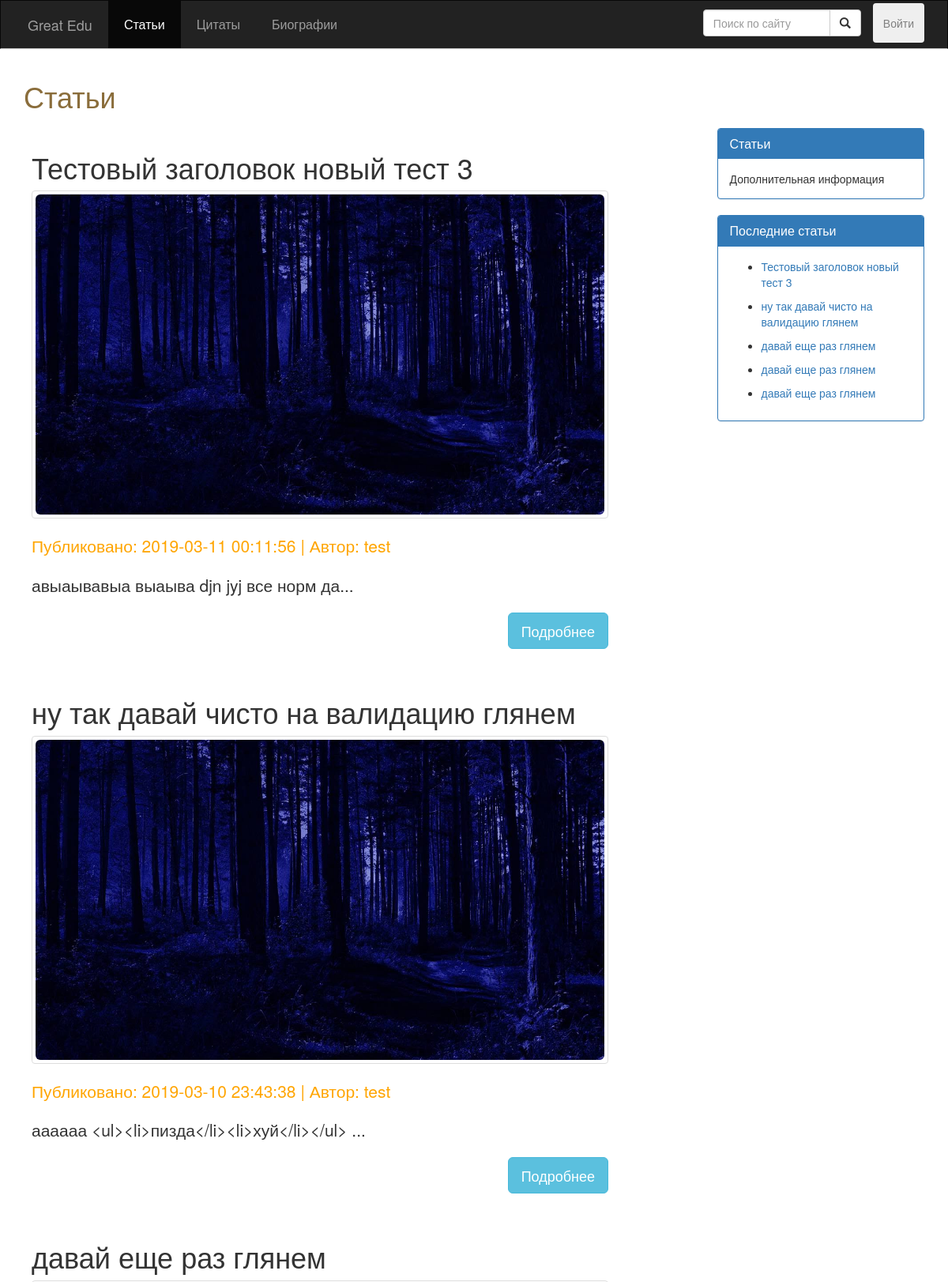
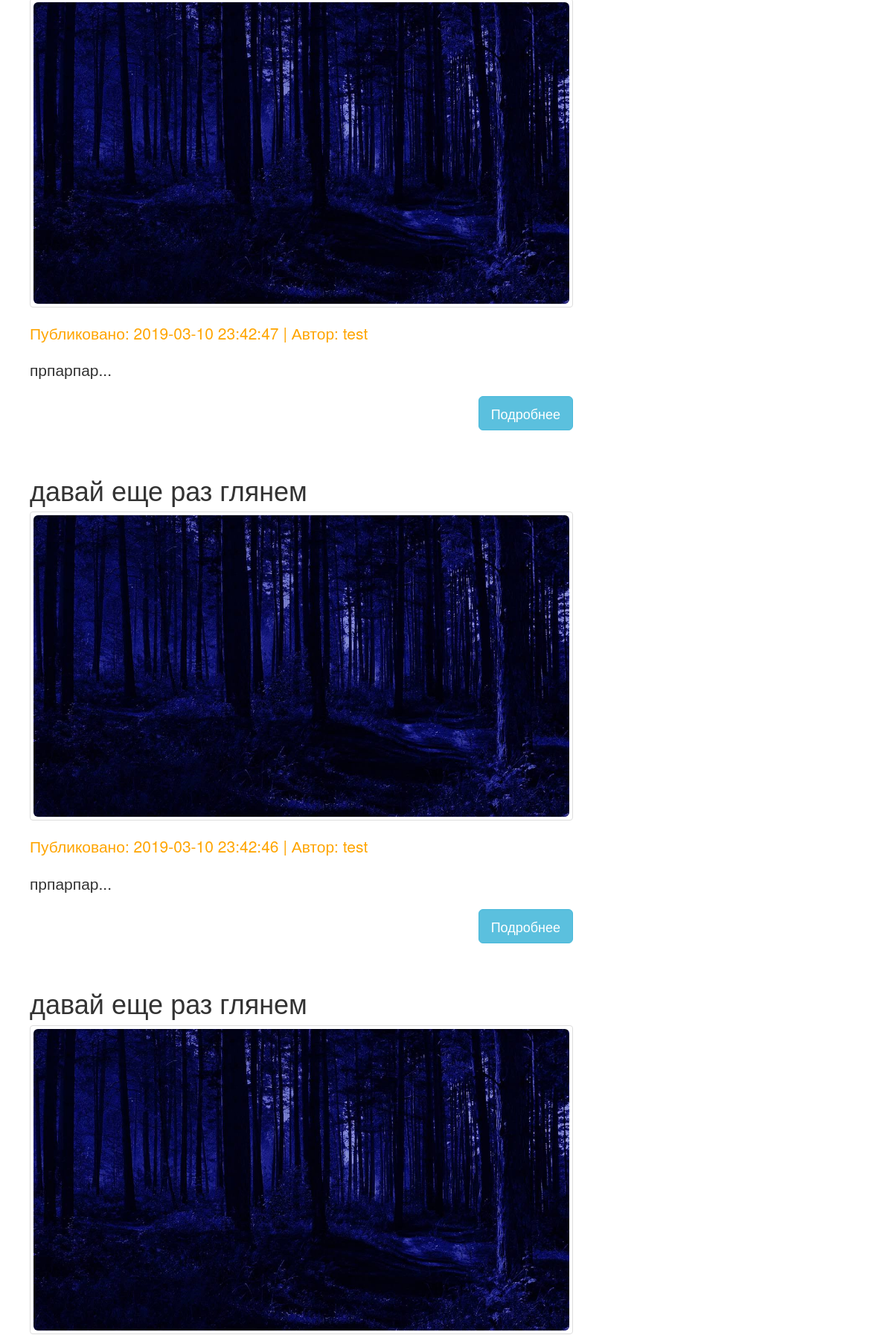
The app's page /src/public_routes/index.php (upper part) with its own data (2 pictures, top to bottom).
### src/Include/dbFunctions.php (called while the page is built, shortened)
<?php
require_once 'DatabaseLoad.php';
function doSQLQuery($query)
{
  global $con2;
  try {
    $exec = mysqli_query($con2, $query) or die(mysqli_error($con2));
    if ($exec) {
      return $exec;
    }
  } catch (Exception $e) {
    echo $e->getMessage();
  }
  return false;
}
function execQueryToArray($query)
{
  global $con2;
  $exec = doSQLQuery($query) or die(mysqli_error($con2));
  if ($exec) {
    $arr = [];
    if (mysqli_num_rows($exec) > 0) {
      while ($post = mysqli_fetch_assoc($exec)) {
        array_push($arr, $post);
      }
    }
    return $arr;
  }
  return null;
}
function getUserById($id)
{
  $query = "SELECT * FROM Пользователи WHERE id = $id";
  $resultArray = execQueryToArray($query);
  $author = $resultArray[0];
  return $author;
}

### src/public_routes/index.php (called while the page is built)
<?php require_once('Blog.php') ?>

### src/Include/commonFuncs.php (called while the page is built, shortened)
<?php
function LoadTextFromContentFile($file)
{
  $post_content = '';
  if (is_null($file)) {
    $post_content = 'error load';
  } else {
    $post_content = file_get_contents('Upload/contents/' . $file);
  }
  return $post_content;
}

### src/utils/blog_c.php (the view, shortened to what this page needs)
<?php
function fillBlog() {
  global $con2;
  $query = "";
  if (isset($_GET['search'])) {
    if (empty($_GET['search'])) {
      Redirect_To('Blog.php');
    } else {
      $search = $_GET['search'];
      $query = "SELECT * FROM cms_post WHERE post_date_time LIKE '%$search%' OR title LIKE '%$search%' OR category LIKE '$search%' ";
    }
  } else if (isset($_GET['category'])) {
    $query = "SELECT * FROM cms_post WHERE category = '$_GET[category]'";
  } else {
    $query = "SELECT * FROM Статьи ORDER BY дата_публикации DESC LIMIT 0,5	";
  }
  $exec = doSQLQuery($query) or die(mysqli_error($con2));
  if ($exec) {
    if (mysqli_num_rows($exec) > 0) {
      while ($post = mysqli_fetch_assoc($exec)) {
        $post_id = $post['id'];
        $post_date = $post['дата_публикации'];
        $post_title = $post['заголовок'];
        $author_id = $post['автор'];
        $post_image = $post['изображение'];
        $post_file = $post['файл_контент'];
        $text = LoadTextFromContentFile($post_file);
        $post_content = substr($text, 0, 200) . '...';
        $author_obj = getUserById($author_id);
        $post_author = $author_obj['никнейм'];
        ?>
        <div class="post">
          <div class="post-title">
            <h1><?php echo htmlentities($post_title); ?></h1>
          </div>
          <div class="thumbnail">
            <img class="img-responsive img-rounded" src="../Upload/Image/<?php echo $post_image; ?>">
          </div>
          <div class="post-info">
            <p class="lead">
              Публиковано: <?php echo htmlentities($post_date); ?> | Автор: <?php echo htmlentities($post_author); ?>
            </p>
          </div>
          <div class="post-content">
            <p class="lead"><?php echo htmlentities($post_content); ?></p>
          </div>
          <p>
            <a href="Post.php?id=<?php echo $post_id; ?>">
              <button class="btn btn-info btn-lg" id="read_more_btn">Подробнее</button>
            </a>
            <div class="clearfix"></div>
          </p>
        </div>
  <?php
  }
  } else {
    echo "<span class='lead'>No result<span>";
    }
  }
}
function fillBlogPostsReferences()
{
  $sql = "SELECT * FROM Статьи ORDER BY дата_публикации DESC LIMIT 5 ";
  $exec = doSQLQuery($sql);
  while ($recentPost = mysqli_fetch_assoc($exec)) {
    $postID = $recentPost['id'];
    ?>
    <nav>
      <ul>
        <li><a href="Post.php?id=<?php echo $postID; ?>">
            <?php echo $recentPost['заголовок'] ?>
          </a></li>
      </ul>
    </nav>
  <?php
  }
}
?>

### src/public_routes/js-scripts/Assets/style.css (style rules this page uses)
body { background: #041627; overflow-x: hidden; }
.post-info { color: orange; }
.post { padding: 10px; margin-bottom: 10px; }
#read_more_btn { float: right; }

### records on screen
статьи: заголовок "Тестовый заголовок новый тест 3", изображение (placeholder picture), дата_публикации "2019-03-11 00:11:56", автор.никнейм "test", файл_контент "авыаывавыа выаыва djn jyj все норм да..."
статьи: заголовок "ну так давай чисто на валидацию глянем", изображение (placeholder picture), дата_публикации "2019-03-10 23:43:38", автор.никнейм "test", файл_контент "аааааа <ul><li>пизда</li><li>хуй</li></ul> ..."
статьи: заголовок "давай еще раз глянем", изображение (placeholder picture), дата_публикации "2019-03-10 23:42:47", автор.никнейм "test", файл_контент "прпарпар..."
статьи: заголовок "давай еще раз глянем", изображение (placeholder picture), дата_публикации "2019-03-10 23:42:46", автор.никнейм "test", файл_контент "прпарпар..."
статьи: заголовок "давай еще раз глянем", изображение (placeholder picture)
